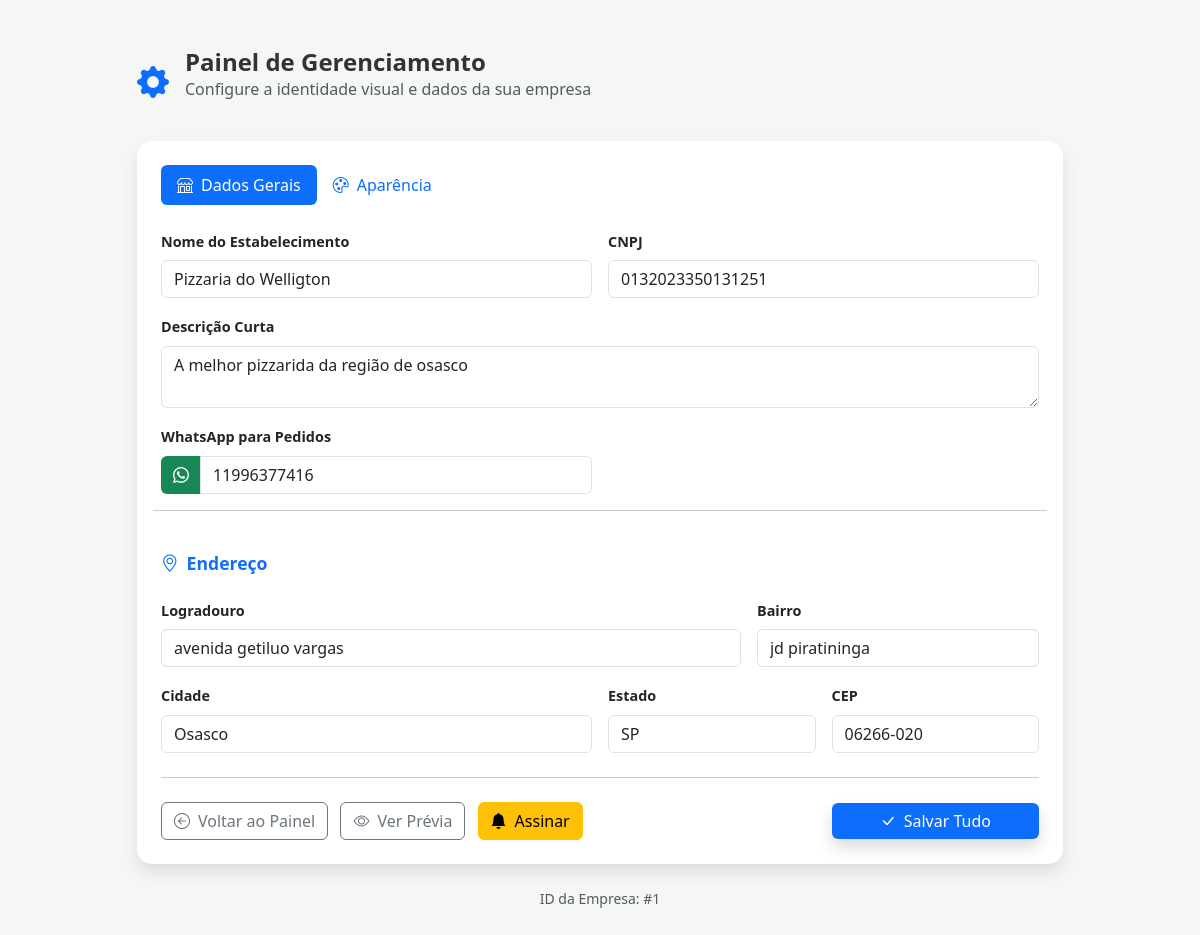
/empresa/config/1 (signed in), run on an earlier commit of the app's database.
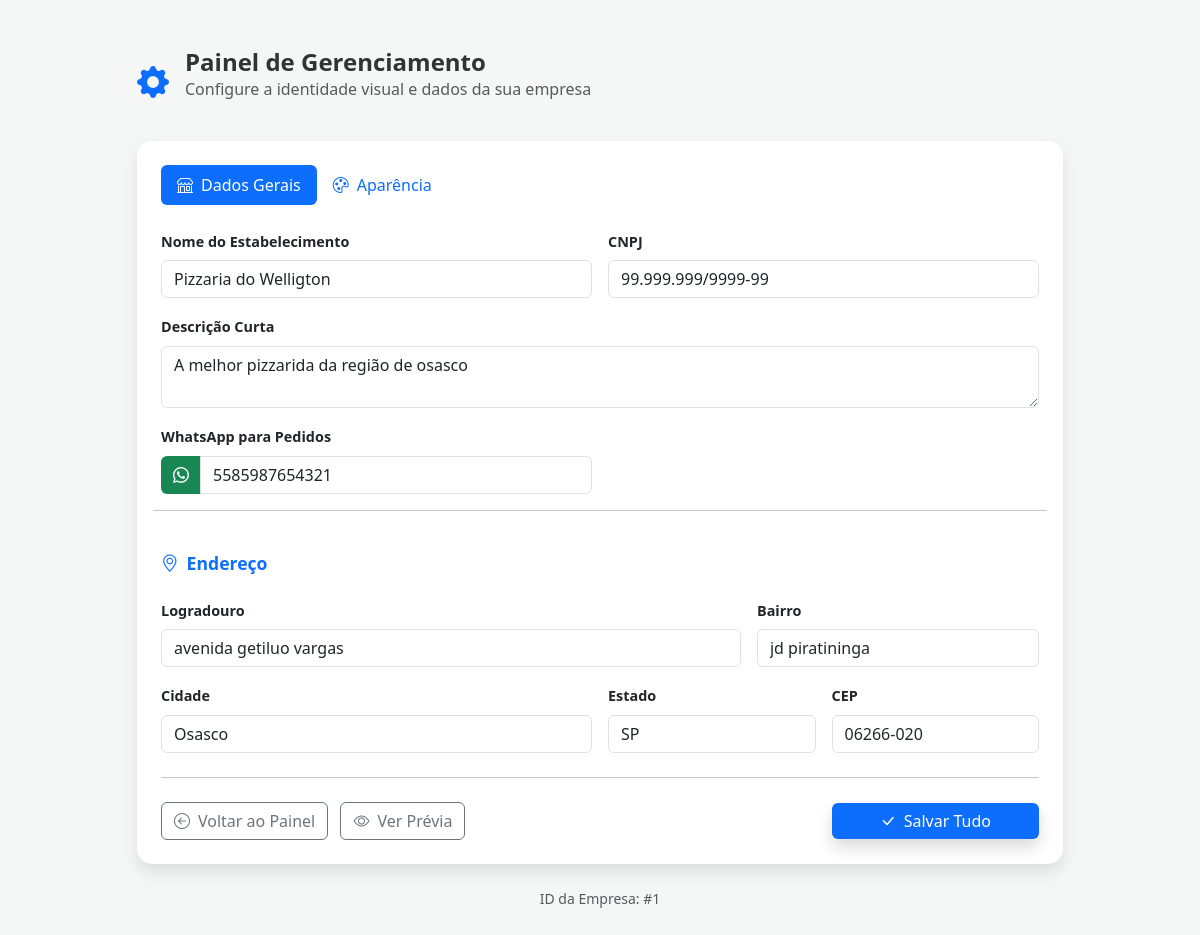
And on a later commit of the database.
### app/models/__init__.py (models this page shows, shortened)
class Empresa(db.Model):
    id = db.Column(db.Integer, primary_key=True)
    name_est = db.Column(db.String(100), nullable=False)
    cnpj_est = db.Column(db.String(20), nullable=True)
    short_description = db.Column(db.String(255), nullable=True)
    whatsapp = db.Column(db.String(20), nullable=False)
    logradouro = db.Column(db.String(150), nullable=True)
    bairro = db.Column(db.String(100), nullable=True)
    cidade = db.Column(db.String(100), nullable=True)
    estado = db.Column(db.String(2), nullable=True)
    cep = db.Column(db.String(10), nullable=True)
    primary_color = db.Column(db.String(7), default="#0d6efd")
    bg_color = db.Column(db.String(7), default="#ffffff")
    text_color = db.Column(db.String(7), default="#212529")
    logo_path = db.Column(db.String(255), nullable=True)
    banner_path = db.Column(db.String(255), nullable=True)
    produtos = db.relationship('Produtos', backref='empresa', lazy=True, cascade='all, delete-orphan')
    imagens = db.relationship('Imagens', backref='empresa', lazy=True, cascade='all, delete-orphan')
    plano = db.Column(db.String(20), default='gratis')
    ativo = db.Column(db.Boolean, default=True)

### app/routes/empresa_routes.py (the view, shortened to what this page needs)
@empresa_bp.route("/config/<int:empresa_id>", methods=["GET", "POST"])
@login_required
def config(empresa_id):
    if current_user.empresa_id != empresa_id:
        return "Acesso negado", 403
    empresa = empresa_service.obter_empresa(empresa_id)
    if not empresa:
        return "Empresa não encontrada", 404
    return render_template('config.html', empresa=empresa)

### app/repositories/base_repository.py (called while the page is built)
    def get_by_id(self, id):
        return self.model.query.get(id)

### app/services/empresa_service.py (called while the page is built)
    def obter_empresa(self, empresa_id):
        return self.empresa_repo.get_by_id(empresa_id)

### templates/config.html (shortened to what this page needs)
<!DOCTYPE html>
<html lang="pt-br">
<head>
    <link href="https://cdn.jsdelivr.net/npm/bootstrap@5.3.0/dist/css/bootstrap.min.css" rel="stylesheet">
    <link rel="stylesheet" href="https://cdn.jsdelivr.net/npm/bootstrap-icons@1.11.0/font/bootstrap-icons.css">
    <link rel="stylesheet" href="{{ url_for('static', filename='css/style-config.css') }}">
</head>
<body>
    <div class="container py-5">
        <div class="row justify-content-center">
            <div class="col-lg-10">
                <div class="d-flex align-items-center mb-4">
                    <i class="bi bi-gear-fill fs-2 me-3 text-primary"></i>
                    <div>
                        <h2 class="mb-0">Painel de Gerenciamento</h2>
                        <p class="text-muted">Configure a identidade visual e dados da sua empresa</p>
                    </div>
                </div>
                <div class="card config-card">
                    <div class="card-body p-4">
                        <ul class="nav nav-pills mb-4" id="configTabs" role="tablist">
                            <li class="nav-item">
                                <button class="nav-link active" id="dados-tab" data-bs-toggle="pill"
                                    data-bs-target="#dados">
                                    <i class="bi bi-shop me-2"></i>Dados Gerais
                                </button>
                            </li>
                            <li class="nav-item">
                                <button class="nav-link" id="aparencia-tab" data-bs-toggle="pill"
                                    data-bs-target="#aparencia">
                                    <i class="bi bi-palette me-2"></i>Aparência
                                </button>
                            </li>
                        </ul>
                        <form id="menuConfigForm" method="POST" enctype="multipart/form-data" action="{{ url_for('empresa.config', empresa_id=empresa.id) }}">
                            <div class="tab-content" id="pills-tabContent">
                                <div class="tab-pane fade show active" id="dados">
                                    <div class="row g-3">
                                        <div class="col-md-6">
                                            <label class="form-label fw-bold">Nome do Estabelecimento</label>
                                            <input type="text" class="form-control" name="nome_est" placeholder="Ex: Burguer King"
                                                value="{{ empresa.name_est or '' }}" required>
                                        </div>
                                        <div class="col-md-6">
                                            <label class="form-label fw-bold">CNPJ</label>
                                            <input type="text" class="form-control" name="cnpj_est" placeholder="00.000.000/0001-00"
                                                value="{{ empresa.cnpj_est or '' }}">
                                        </div>
                                        <div class="col-md-12">
                                            <label class="form-label fw-bold">Descrição Curta</label>
                                            <textarea class="form-control" name="short_description" rows="2"
                                                placeholder="Ex: O melhor hambúrguer artesanal da região.">{{ empresa.short_description or '' }}</textarea>
                                        </div>
                                        <div class="col-md-6">
                                            <label class="form-label fw-bold">WhatsApp para Pedidos</label>
                                            <div class="input-group">
                                                <span class="input-group-text bg-success text-white border-0"><i
                                                        class="bi bi-whatsapp"></i></span>
                                                <input type="tel" class="form-control" name="whatsapp" placeholder="5511999999999"
                                                    value="{{ empresa.whatsapp or '' }}">
                                            </div>
                                        </div>
                                        <hr class="my-3">
                                        <div class="col-12">
                                            <h5 class="fw-bold text-primary"><i class="bi bi-geo-alt me-2"></i>Endereço</h5>
                                        </div>
                                        <div class="col-md-8">
                                            <label class="form-label fw-bold">Logradouro</label>
                                            <input type="text" class="form-control" name="logradouro" placeholder="Ex: Rua das Flores, 123"
                                                value="{{ empresa.logradouro or '' }}">
                                        </div>
                                        <div class="col-md-4">
                                            <label class="form-label fw-bold">Bairro</label>
                                            <input type="text" class="form-control" name="bairro" placeholder="Ex: Centro"
                                                value="{{ empresa.bairro or '' }}">
                                        </div>
                                        <div class="col-md-6">
                                            <label class="form-label fw-bold">Cidade</label>
                                            <input type="text" class="form-control" name="cidade" placeholder="Ex: São Paulo"
                                                value="{{ empresa.cidade or '' }}">
                                        </div>
                                        <div class="col-md-3">
                                            <label class="form-label fw-bold">Estado</label>
                                            <input type="text" class="form-control" name="estado" placeholder="SP" maxlength="2"
                                                value="{{ empresa.estado or '' }}">
                                        </div>
                                        <div class="col-md-3">
                                            <label class="form-label fw-bold">CEP</label>
                                            <input type="text" class="form-control" name="cep" placeholder="00000-000"
                                                value="{{ empresa.cep or '' }}">
                                        </div>
                                    </div>
                                </div>
                            </div>
                            <hr class="my-4">
                            <div class="d-flex justify-content-between align-items-center">
                                <div>
                                    <a href="{{ url_for('empresa.home') }}" class="btn btn-outline-secondary me-2">
                                        <i class="bi bi-arrow-left-circle me-2"></i>Voltar ao Painel
                                    </a>
                                    <button type="button" class="btn btn-outline-secondary me-2">
                                        <i class="bi bi-eye me-2"></i>Ver Prévia
                                    </button>
                                    {% if empresa.plano == 'gratis' %}
                                    <a href="{{ url_for('empresa.subscribe', empresa_id=empresa.id) }}" class="btn btn-warning me-2">
                                        <i class="bi bi-bell-fill me-2"></i>Assinar
                                    </a>
                                    {% endif %}
                                </div>
                                <button type="submit" class="btn btn-primary px-5 shadow">
                                    <i class="bi bi-check-lg me-2"></i>Salvar Tudo
                                </button>
                            </div>
                        </form>
                    </div>
                </div>
                <p class="text-center mt-4 text-muted small">ID da Empresa: #{{ empresa.id }}</p>
            </div>
        </div>
    </div>
</body>
</html>

### static/css/style-config.css (style rules this page uses)
:root { --primary-color: #0d6efd; --bg-admin: #f4f7f6; --card-bg: #ffffff; --text-color: #333; --success-color: #2ed573; }
body { font-family: 'Segoe UI', Tahoma, Geneva, Verdana, sans-serif; background-color: var(--bg-admin); color: var(--text-color); margin: 0; padding: 0; }
.config-card { background: var(--card-bg); border: none; border-radius: 15px; box-shadow: 0 0.5rem 1rem rgba(0, 0, 0, 0.1); }
h2 { font-size: 1.5rem; font-weight: 700; }
h5 { font-size: 1.1rem; color: #444; margin-top: 10px; }
label { font-size: 0.9rem; font-weight: 600; margin-bottom: 8px; }
.input-group-text { border-radius: 6px 0 0 6px !important; }
.btn-primary { background-color: var(--primary-color); border: none; transition: opacity 0.2s; }

### templates/config.html (style rules this page uses)
body { background-color: #f4f7f6; }
.config-card { border: none; border-radius: 15px; box-shadow: 0 0.5rem 1rem rgba(0, 0, 0, 0.1); }
.nav-pills .nav-link.active { background-color: #0d6efd; }

What changed in the data, as far as the page shows it:
changed Empresa "Pizzaria do Welligton": cnpj_est "0132023350131251" → "99.999.999/9999-99"; whatsapp "11996377416" → "5585987654321"; plano "gratis" → "premium" (drawn)
Also different on the page:
text no longer shown: "Assinar"
